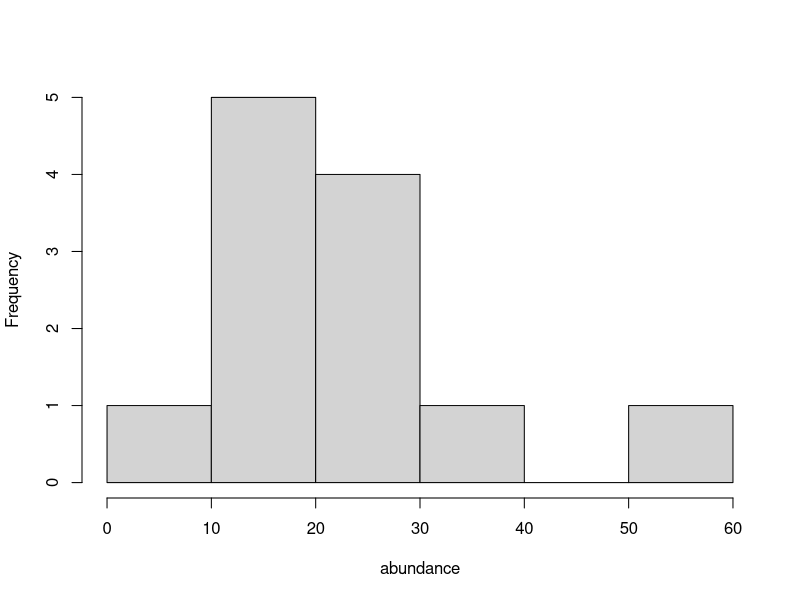
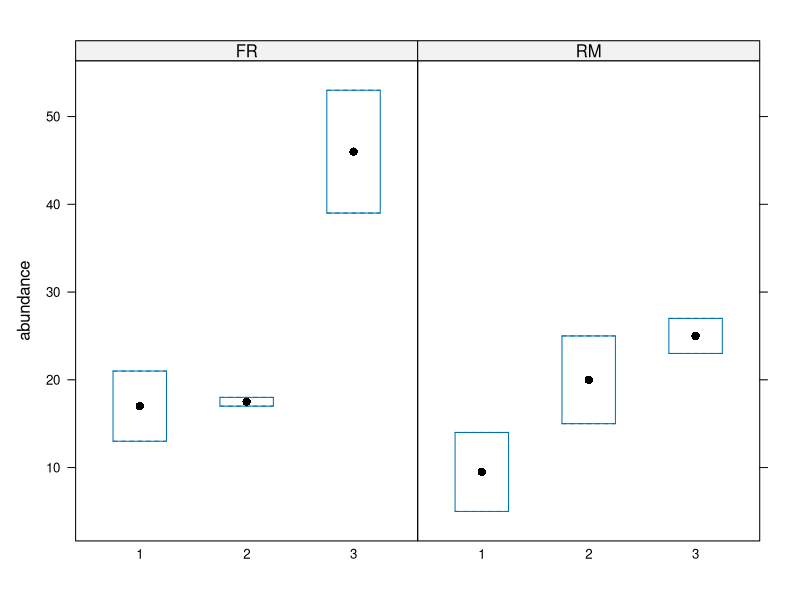
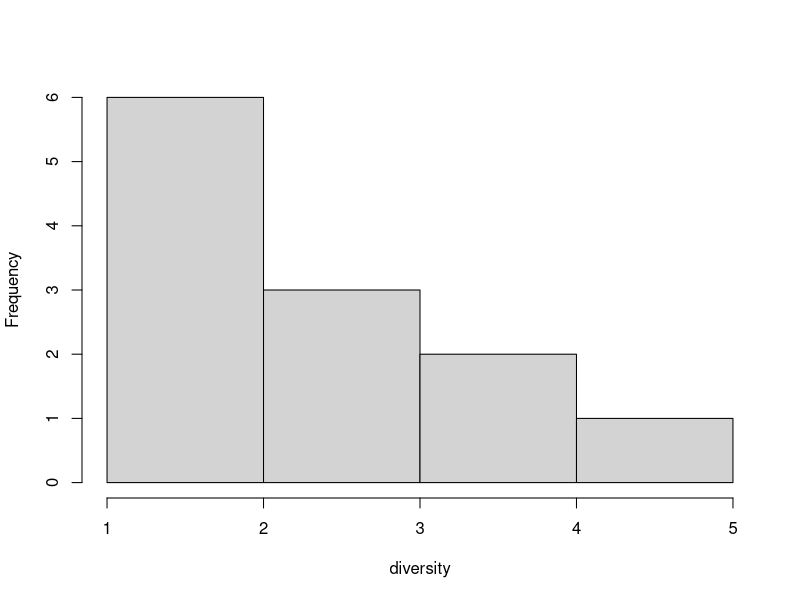
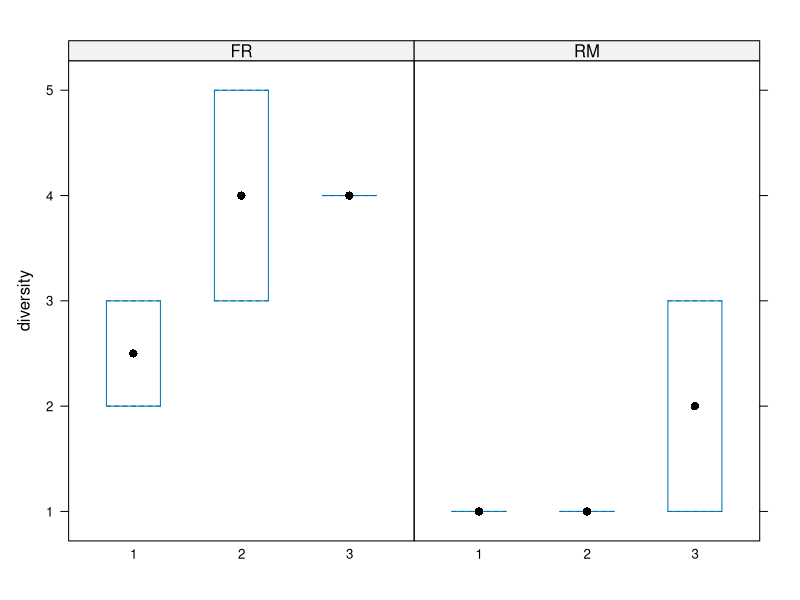
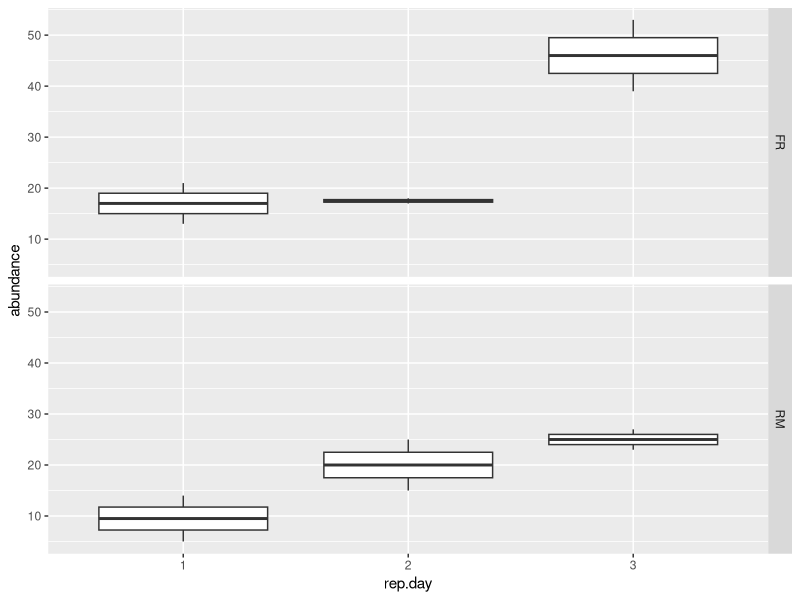
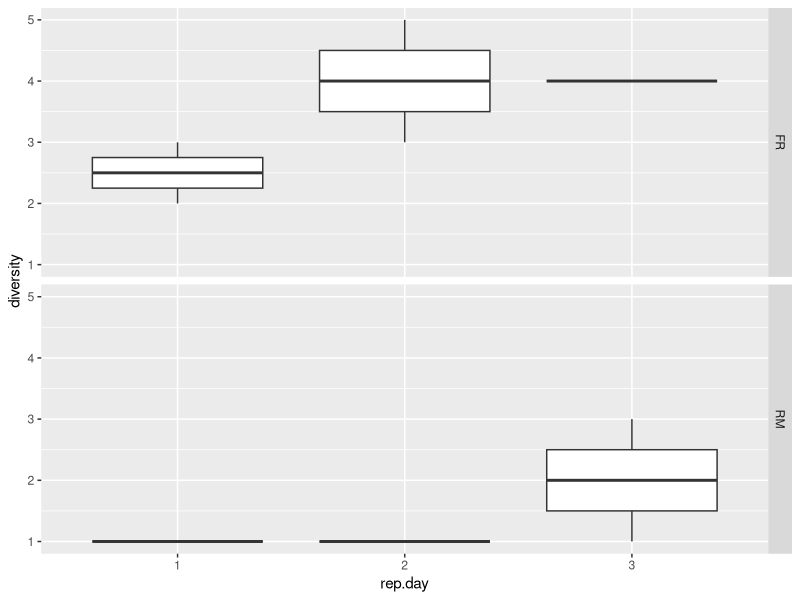
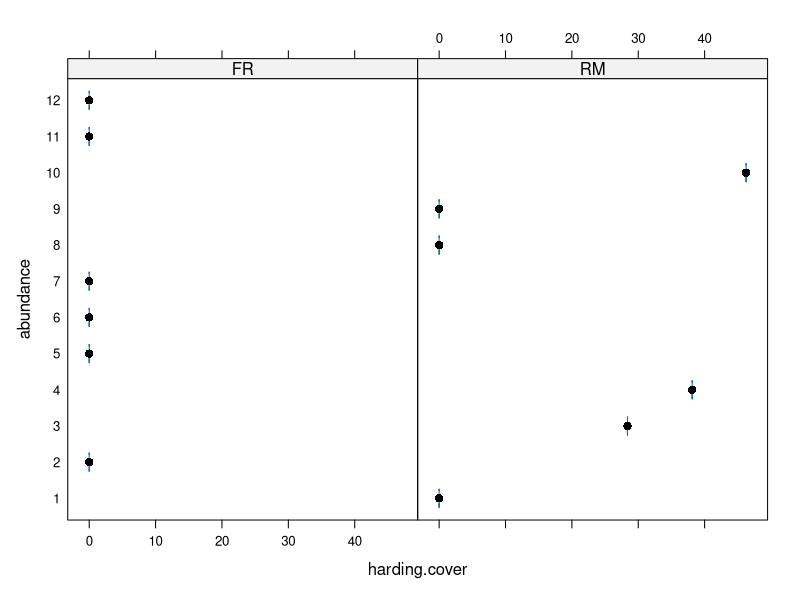
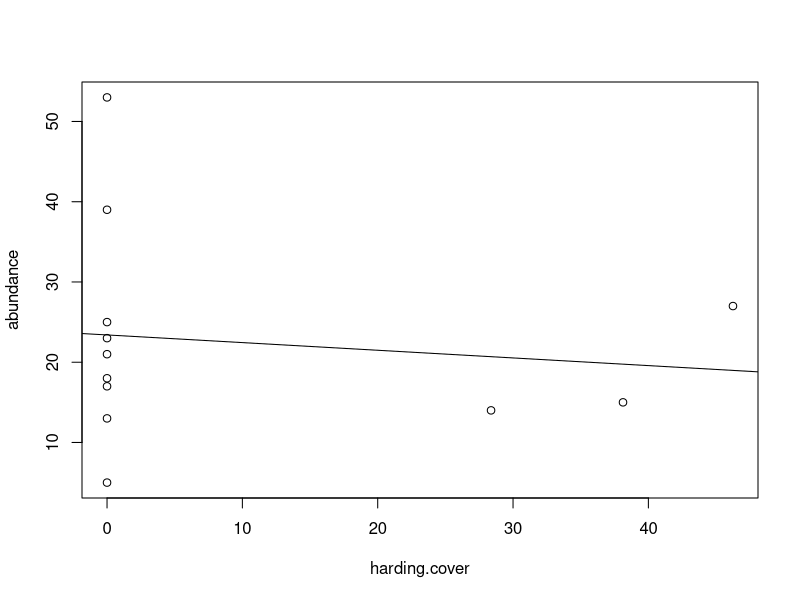

These figures' R source, in order:
## ---- chunk 1
knitr::opts_chunk$set(cache=TRUE)
#library loads ####
library(dplyr)
library(lme4)
library(lattice)
library(latticeExtra)

## ---- chunk 2

#data
data <-read.csv("data/vertebrates.csv")
str(data) #check dataframe
data$rep.day <-as.factor(data$rep.day)
str(data)

#visualize####
hist(data$abundance, main="", xlab="abundance")
bwplot(abundance~rep.day | site, data=data)

hist(data$diversity, main="", xlab="diversity")
bwplot(diversity~rep.day | site, data=data)

library(ggplot2)
qplot(rep.day, abundance, data=data, geom="boxplot", facets = site~.)
qplot(rep.day, diversity, data=data, geom="boxplot", facets = site~.)

#now explore by harding.cover
bwplot(abundance~harding.cover | site, data=data)

plot(abundance~harding.cover, data = data)
abline(lm(abundance~harding.cover, data=data))
#abline(lm(abundance~harding.cover, site=="RM", data=data))
#abline(lm(abundance~harding.cover, site=="FR", data=data)) #no harding

bwplot(diversity~harding.cover | site, data=data)

plot(diversity~harding.cover, data = data)
abline(lm(diversity~harding.cover, data=data))
#abline(lm(diversity~harding.cover, site=="RM", data=data))
#abline(lm(diversity~harding.cover, site=="FR", data=data)) #no harding

#EDA
m1<-glm(abundance~harding.cover, family=gaussian, data=data)
m1
anova(m1)
pv <- summary(m1)$coefficients[, "Pr(>|t|)"] 
pv

m2<-glm(diversity~harding.cover, family=gaussian, data=data)
m2
anova(m2)
pv <- summary(m2)$coefficients[, "Pr(>|t|)"] 
pv
